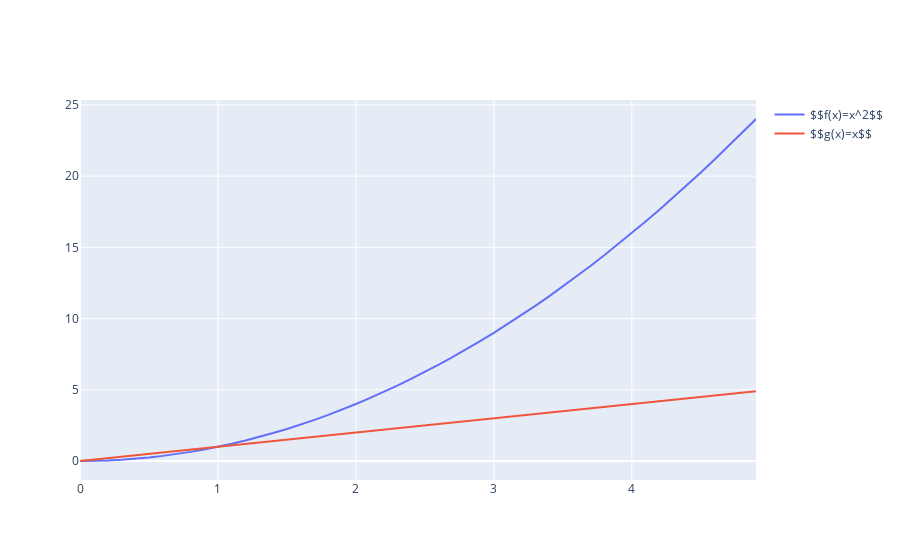

The notebook cell saved with this chart:
### Code cell
fig = go.Figure()
# Здесь будет код
# fig.add_trace(ТУТ_ТО_ЧТО_ХОТИМ_ПЕРЕДАТЬ_ДЛЯ_ОТОБРАЖЕНИЯ_И_ГДЕ)
fig.add_trace(go.Scatter(x=x, y=f(x), name='$$f(x)=x^2$$'))
fig.add_trace(go.Scatter(x=x, y=x, name='$$g(x)=x$$'))
fig.show()
